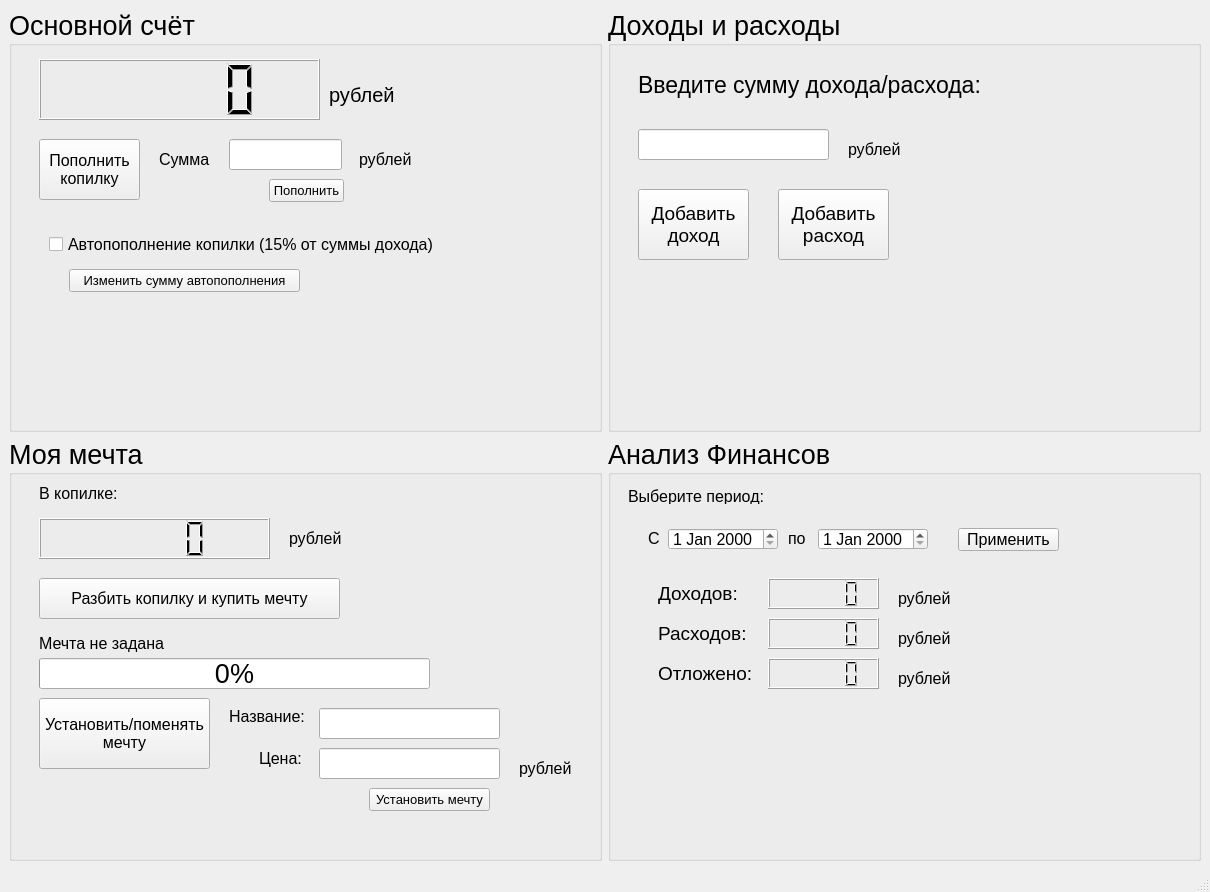
<?xml version="1.0" encoding="UTF-8"?>
<ui version="4.0">
 <class>MainWindow</class>
 <widget class="QMainWindow" name="MainWindow">
  <property name="geometry">
   <rect>
    <x>0</x>
    <y>0</y>
    <width>1210</width>
    <height>892</height>
   </rect>
  </property>
  <property name="windowTitle">
   <string>Money Calculator</string>
  </property>
  <widget class="QWidget" name="centralwidget">
   <layout class="QGridLayout" name="gridLayout">
    <item row="1" column="0">
     <widget class="QGroupBox" name="groupBox">
      <property name="font">
       <font>
        <pointsize>20</pointsize>
       </font>
      </property>
      <property name="inputMethodHints">
       <set>Qt::ImhNone</set>
      </property>
      <property name="title">
       <string>Моя мечта</string>
      </property>
      <widget class="QLabel" name="dreamName">
       <property name="geometry">
        <rect>
         <x>30</x>
         <y>190</y>
         <width>351</width>
         <height>31</height>
        </rect>
       </property>
       <property name="font">
        <font>
         <pointsize>12</pointsize>
        </font>
       </property>
       <property name="text">
        <string>Мечта не задана</string>
       </property>
      </widget>
      <widget class="QProgressBar" name="progressBar">
       <property name="geometry">
        <rect>
         <x>30</x>
         <y>220</y>
         <width>391</width>
         <height>31</height>
        </rect>
       </property>
       <property name="value">
        <number>0</number>
       </property>
      </widget>
      <widget class="QLabel" name="label_4">
       <property name="geometry">
        <rect>
         <x>30</x>
         <y>40</y>
         <width>101</width>
         <height>31</height>
        </rect>
       </property>
       <property name="font">
        <font>
         <pointsize>12</pointsize>
        </font>
       </property>
       <property name="text">
        <string>В копилке:</string>
       </property>
      </widget>
      <widget class="QPushButton" name="setDream">
       <property name="geometry">
        <rect>
         <x>30</x>
         <y>260</y>
         <width>171</width>
         <height>71</height>
        </rect>
       </property>
       <property name="font">
        <font>
         <pointsize>12</pointsize>
        </font>
       </property>
       <property name="text">
        <string>Установить/поменять
мечту</string>
       </property>
      </widget>
      <widget class="QLCDNumber" name="piggy">
       <property name="geometry">
        <rect>
         <x>30</x>
         <y>80</y>
         <width>231</width>
         <height>41</height>
        </rect>
       </property>
      </widget>
      <widget class="QLabel" name="rub_2">
       <property name="geometry">
        <rect>
         <x>280</x>
         <y>90</y>
         <width>61</width>
         <height>21</height>
        </rect>
       </property>
       <property name="font">
        <font>
         <pointsize>12</pointsize>
        </font>
       </property>
       <property name="text">
        <string>рублей</string>
       </property>
      </widget>
      <widget class="QLineEdit" name="dreamInp">
       <property name="geometry">
        <rect>
         <x>310</x>
         <y>270</y>
         <width>181</width>
         <height>31</height>
        </rect>
       </property>
       <property name="font">
        <font>
         <pointsize>14</pointsize>
        </font>
       </property>
      </widget>
      <widget class="QLineEdit" name="dreamCost">
       <property name="geometry">
        <rect>
         <x>310</x>
         <y>310</y>
         <width>181</width>
         <height>31</height>
        </rect>
       </property>
       <property name="font">
        <font>
         <pointsize>14</pointsize>
        </font>
       </property>
      </widget>
      <widget class="QPushButton" name="setDreamConf">
       <property name="geometry">
        <rect>
         <x>360</x>
         <y>350</y>
         <width>121</width>
         <height>23</height>
        </rect>
       </property>
       <property name="font">
        <font>
         <pointsize>10</pointsize>
        </font>
       </property>
       <property name="text">
        <string>Установить мечту</string>
       </property>
      </widget>
      <widget class="QPushButton" name="breakPiggyBtn">
       <property name="geometry">
        <rect>
         <x>30</x>
         <y>140</y>
         <width>301</width>
         <height>41</height>
        </rect>
       </property>
       <property name="font">
        <font>
         <pointsize>12</pointsize>
        </font>
       </property>
       <property name="text">
        <string>Разбить копилку и купить мечту</string>
       </property>
      </widget>
      <widget class="QLabel" name="label_2">
       <property name="geometry">
        <rect>
         <x>220</x>
         <y>270</y>
         <width>81</width>
         <height>16</height>
        </rect>
       </property>
       <property name="font">
        <font>
         <pointsize>12</pointsize>
        </font>
       </property>
       <property name="text">
        <string>Название:</string>
       </property>
      </widget>
      <widget class="QLabel" name="label_3">
       <property name="geometry">
        <rect>
         <x>250</x>
         <y>310</y>
         <width>47</width>
         <height>21</height>
        </rect>
       </property>
       <property name="font">
        <font>
         <pointsize>12</pointsize>
        </font>
       </property>
       <property name="text">
        <string>Цена:</string>
       </property>
      </widget>
      <widget class="QLabel" name="rub_7">
       <property name="geometry">
        <rect>
         <x>510</x>
         <y>320</y>
         <width>61</width>
         <height>21</height>
        </rect>
       </property>
       <property name="font">
        <font>
         <pointsize>12</pointsize>
        </font>
       </property>
       <property name="text">
        <string>рублей</string>
       </property>
      </widget>
     </widget>
    </item>
    <item row="0" column="1">
     <widget class="QGroupBox" name="groupBox_2">
      <property name="font">
       <font>
        <pointsize>20</pointsize>
       </font>
      </property>
      <property name="title">
       <string>Доходы и расходы</string>
      </property>
      <widget class="QLineEdit" name="sumInp">
       <property name="geometry">
        <rect>
         <x>30</x>
         <y>120</y>
         <width>191</width>
         <height>31</height>
        </rect>
       </property>
       <property name="font">
        <font>
         <pointsize>12</pointsize>
        </font>
       </property>
       <property name="inputMethodHints">
        <set>Qt::ImhNone</set>
       </property>
       <property name="text">
        <string/>
       </property>
      </widget>
      <widget class="QLabel" name="label">
       <property name="geometry">
        <rect>
         <x>30</x>
         <y>50</y>
         <width>351</width>
         <height>51</height>
        </rect>
       </property>
       <property name="font">
        <font>
         <pointsize>17</pointsize>
        </font>
       </property>
       <property name="text">
        <string>Введите сумму дохода/расхода:</string>
       </property>
      </widget>
      <widget class="QPushButton" name="addInpSum">
       <property name="geometry">
        <rect>
         <x>30</x>
         <y>180</y>
         <width>111</width>
         <height>71</height>
        </rect>
       </property>
       <property name="font">
        <font>
         <pointsize>14</pointsize>
        </font>
       </property>
       <property name="text">
        <string>Добавить
доход</string>
       </property>
      </widget>
      <widget class="QPushButton" name="addOutSum">
       <property name="geometry">
        <rect>
         <x>170</x>
         <y>180</y>
         <width>111</width>
         <height>71</height>
        </rect>
       </property>
       <property name="font">
        <font>
         <pointsize>14</pointsize>
        </font>
       </property>
       <property name="text">
        <string>Добавить
расход</string>
       </property>
      </widget>
      <widget class="QLabel" name="rub_1">
       <property name="geometry">
        <rect>
         <x>240</x>
         <y>130</y>
         <width>61</width>
         <height>21</height>
        </rect>
       </property>
       <property name="font">
        <font>
         <pointsize>12</pointsize>
        </font>
       </property>
       <property name="text">
        <string>рублей</string>
       </property>
      </widget>
     </widget>
    </item>
    <item row="1" column="1">
     <widget class="QGroupBox" name="groupBox_4">
      <property name="font">
       <font>
        <pointsize>20</pointsize>
       </font>
      </property>
      <property name="title">
       <string>Анализ Финансов</string>
      </property>
      <widget class="QDateEdit" name="sincePeriod">
       <property name="geometry">
        <rect>
         <x>60</x>
         <y>90</y>
         <width>110</width>
         <height>22</height>
        </rect>
       </property>
       <property name="font">
        <font>
         <pointsize>12</pointsize>
        </font>
       </property>
      </widget>
      <widget class="QDateEdit" name="forPeriod">
       <property name="geometry">
        <rect>
         <x>210</x>
         <y>90</y>
         <width>110</width>
         <height>22</height>
        </rect>
       </property>
       <property name="font">
        <font>
         <pointsize>12</pointsize>
        </font>
       </property>
      </widget>
      <widget class="QLabel" name="label_7">
       <property name="geometry">
        <rect>
         <x>20</x>
         <y>50</y>
         <width>151</width>
         <height>16</height>
        </rect>
       </property>
       <property name="font">
        <font>
         <pointsize>12</pointsize>
        </font>
       </property>
       <property name="text">
        <string>Выберите период:</string>
       </property>
      </widget>
      <widget class="QLabel" name="label_8">
       <property name="geometry">
        <rect>
         <x>40</x>
         <y>80</y>
         <width>47</width>
         <height>41</height>
        </rect>
       </property>
       <property name="font">
        <font>
         <pointsize>12</pointsize>
        </font>
       </property>
       <property name="text">
        <string>С</string>
       </property>
      </widget>
      <widget class="QLabel" name="label_9">
       <property name="geometry">
        <rect>
         <x>180</x>
         <y>80</y>
         <width>47</width>
         <height>41</height>
        </rect>
       </property>
       <property name="font">
        <font>
         <pointsize>12</pointsize>
        </font>
       </property>
       <property name="text">
        <string>по</string>
       </property>
      </widget>
      <widget class="QPushButton" name="periodConf">
       <property name="geometry">
        <rect>
         <x>350</x>
         <y>90</y>
         <width>101</width>
         <height>23</height>
        </rect>
       </property>
       <property name="font">
        <font>
         <pointsize>12</pointsize>
        </font>
       </property>
       <property name="text">
        <string>Применить</string>
       </property>
      </widget>
      <widget class="QLabel" name="label_10">
       <property name="geometry">
        <rect>
         <x>50</x>
         <y>140</y>
         <width>101</width>
         <height>31</height>
        </rect>
       </property>
       <property name="font">
        <font>
         <pointsize>14</pointsize>
         <weight>50</weight>
         <bold>false</bold>
        </font>
       </property>
       <property name="text">
        <string>Доходов:</string>
       </property>
      </widget>
      <widget class="QLabel" name="label_11">
       <property name="geometry">
        <rect>
         <x>50</x>
         <y>180</y>
         <width>101</width>
         <height>31</height>
        </rect>
       </property>
       <property name="font">
        <font>
         <pointsize>14</pointsize>
         <weight>50</weight>
         <bold>false</bold>
        </font>
       </property>
       <property name="text">
        <string>Расходов:</string>
       </property>
      </widget>
      <widget class="QLCDNumber" name="LCDin">
       <property name="geometry">
        <rect>
         <x>160</x>
         <y>140</y>
         <width>111</width>
         <height>31</height>
        </rect>
       </property>
      </widget>
      <widget class="QLCDNumber" name="LCDout">
       <property name="geometry">
        <rect>
         <x>160</x>
         <y>180</y>
         <width>111</width>
         <height>31</height>
        </rect>
       </property>
      </widget>
      <widget class="QLabel" name="rub_4">
       <property name="geometry">
        <rect>
         <x>290</x>
         <y>150</y>
         <width>61</width>
         <height>21</height>
        </rect>
       </property>
       <property name="font">
        <font>
         <pointsize>12</pointsize>
        </font>
       </property>
       <property name="text">
        <string>рублей</string>
       </property>
      </widget>
      <widget class="QLabel" name="rub_5">
       <property name="geometry">
        <rect>
         <x>290</x>
         <y>190</y>
         <width>61</width>
         <height>21</height>
        </rect>
       </property>
       <property name="font">
        <font>
         <pointsize>12</pointsize>
        </font>
       </property>
       <property name="text">
        <string>рублей</string>
       </property>
      </widget>
      <widget class="QLabel" name="label_14">
       <property name="geometry">
        <rect>
         <x>50</x>
         <y>220</y>
         <width>101</width>
         <height>31</height>
        </rect>
       </property>
       <property name="font">
        <font>
         <pointsize>14</pointsize>
         <weight>50</weight>
         <bold>false</bold>
        </font>
       </property>
       <property name="text">
        <string>Отложено:</string>
       </property>
      </widget>
      <widget class="QLCDNumber" name="LCDpiggy">
       <property name="geometry">
        <rect>
         <x>160</x>
         <y>220</y>
         <width>111</width>
         <height>31</height>
        </rect>
       </property>
      </widget>
      <widget class="QLabel" name="rub_6">
       <property name="geometry">
        <rect>
         <x>290</x>
         <y>230</y>
         <width>61</width>
         <height>21</height>
        </rect>
       </property>
       <property name="font">
        <font>
         <pointsize>12</pointsize>
        </font>
       </property>
       <property name="text">
        <string>рублей</string>
       </property>
      </widget>
     </widget>
    </item>
    <item row="0" column="0">
     <widget class="QGroupBox" name="groupBox_3">
      <property name="font">
       <font>
        <pointsize>20</pointsize>
       </font>
      </property>
      <property name="title">
       <string>Основной счёт</string>
      </property>
      <widget class="QLCDNumber" name="mainAccount">
       <property name="geometry">
        <rect>
         <x>30</x>
         <y>50</y>
         <width>281</width>
         <height>61</height>
        </rect>
       </property>
      </widget>
      <widget class="QLabel" name="rub_3">
       <property name="geometry">
        <rect>
         <x>320</x>
         <y>70</y>
         <width>81</width>
         <height>31</height>
        </rect>
       </property>
       <property name="font">
        <font>
         <pointsize>15</pointsize>
        </font>
       </property>
       <property name="text">
        <string>рублей</string>
       </property>
      </widget>
      <widget class="QPushButton" name="fiillPiggy">
       <property name="geometry">
        <rect>
         <x>30</x>
         <y>130</y>
         <width>101</width>
         <height>61</height>
        </rect>
       </property>
       <property name="font">
        <font>
         <pointsize>12</pointsize>
        </font>
       </property>
       <property name="text">
        <string>Пополнить
копилку</string>
       </property>
      </widget>
      <widget class="QLineEdit" name="fillPiggySum">
       <property name="geometry">
        <rect>
         <x>220</x>
         <y>130</y>
         <width>113</width>
         <height>31</height>
        </rect>
       </property>
       <property name="font">
        <font>
         <pointsize>14</pointsize>
        </font>
       </property>
      </widget>
      <widget class="QPushButton" name="fillPiggyConf">
       <property name="geometry">
        <rect>
         <x>260</x>
         <y>170</y>
         <width>75</width>
         <height>23</height>
        </rect>
       </property>
       <property name="font">
        <font>
         <pointsize>10</pointsize>
        </font>
       </property>
       <property name="text">
        <string>Пополнить</string>
       </property>
      </widget>
      <widget class="QLabel" name="rub_8">
       <property name="geometry">
        <rect>
         <x>350</x>
         <y>140</y>
         <width>61</width>
         <height>21</height>
        </rect>
       </property>
       <property name="font">
        <font>
         <pointsize>12</pointsize>
        </font>
       </property>
       <property name="text">
        <string>рублей</string>
       </property>
      </widget>
      <widget class="QLabel" name="label_5">
       <property name="geometry">
        <rect>
         <x>150</x>
         <y>140</y>
         <width>51</width>
         <height>21</height>
        </rect>
       </property>
       <property name="font">
        <font>
         <pointsize>12</pointsize>
        </font>
       </property>
       <property name="text">
        <string>Сумма:</string>
       </property>
      </widget>
      <widget class="QCheckBox" name="autoFill">
       <property name="geometry">
        <rect>
         <x>40</x>
         <y>220</y>
         <width>411</width>
         <height>31</height>
        </rect>
       </property>
       <property name="font">
        <font>
         <pointsize>12</pointsize>
        </font>
       </property>
       <property name="text">
        <string>Автопополнение копилки (15% от суммы дохода)</string>
       </property>
       <property name="checkable">
        <bool>true</bool>
       </property>
       <property name="checked">
        <bool>false</bool>
       </property>
      </widget>
      <widget class="QPushButton" name="changeAutoFillBtn">
       <property name="geometry">
        <rect>
         <x>60</x>
         <y>260</y>
         <width>231</width>
         <height>23</height>
        </rect>
       </property>
       <property name="font">
        <font>
         <pointsize>10</pointsize>
        </font>
       </property>
       <property name="text">
        <string>Изменить сумму автопополнения</string>
       </property>
      </widget>
     </widget>
    </item>
   </layout>
  </widget>
  <widget class="QMenuBar" name="menubar">
   <property name="geometry">
    <rect>
     <x>0</x>
     <y>0</y>
     <width>1210</width>
     <height>21</height>
    </rect>
   </property>
  </widget>
  <widget class="QStatusBar" name="statusbar"/>
 </widget>
 <resources/>
 <connections/>
</ui>
